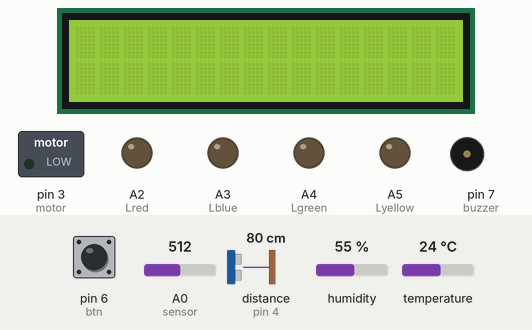
The sketch below on a simulated Arduino Uno, built with avr-gcc and run on an emulated ATmega328P. On the bench: 16×2 character LCD, switched loads named in the sketch (green lamp = pin HIGH), output pins drawn as LEDs (lit = HIGH), buzzer (waves = sounding). The inputs (shaded band) are chosen by the test bench; at power-on: pin 6 (btn) HIGH, distance to the obstacle (sensor on pin 4) 80 cm, temperature 24 °C, A0 (sensor) = 512, humidity 55 %. The echo pulse lasts 58.3 µs per cm; pins used as bus, display or sensor lines are not drawn.

Above: at 1.2 s.
1.3 s: pin 6 (btn) pulled LOW for 0.6 s
At 3.0 s:
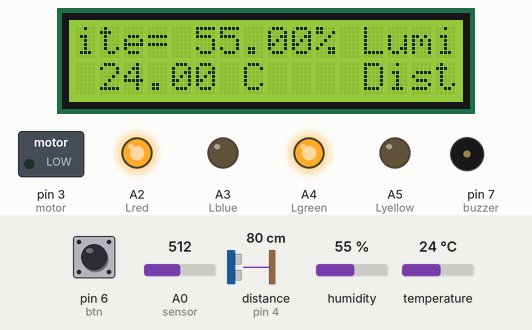
4.9 s: distance to the obstacle (sensor on pin 4) set to 12 cm
At 6.6 s:
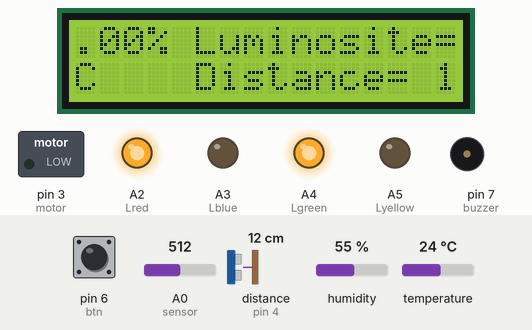
7.9 s: distance to the obstacle (sensor on pin 4) set to 9 cm
At 8.7 s:
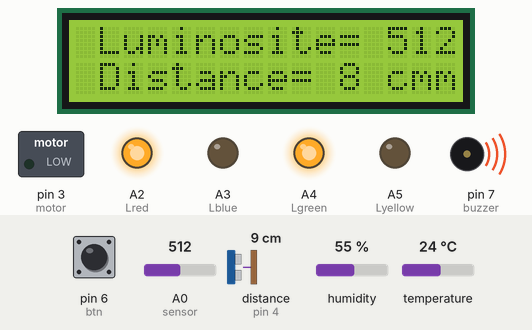
10.8 s: temperature set to 21 °C
13.8 s: temperature set to 18 °C
At 15.2 s:
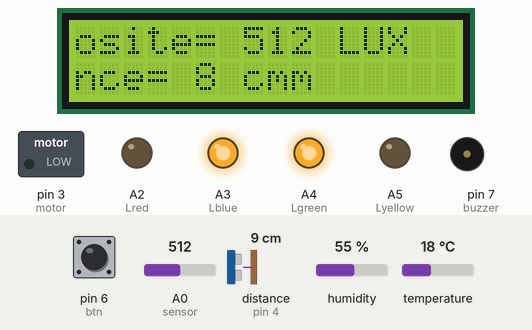
16.8 s: A0 (sensor) set to 108
At 17.9 s:
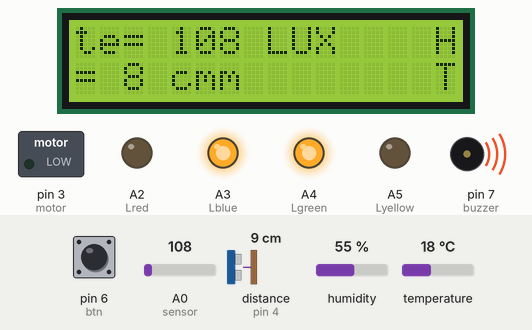
19.0 s: A0 (sensor) set to 91
At 19.9 s:
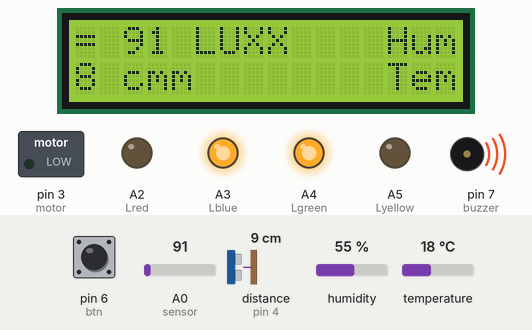
Timing chart, 0 to 23.0 s (numbered marks = the images above; inputs shaded):
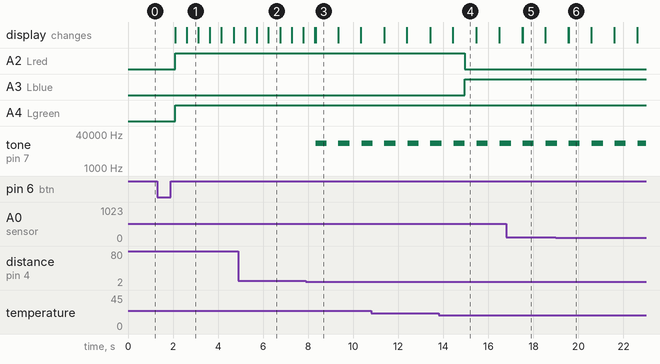

Measured:
- the behaviour switches between 11 and 10 cm on distance to the obstacle (sensor on pin 4) (found by bisection; images 2 and 3)
- the behaviour switches between 20 and 19 °C on temperature (found by bisection; images 3 and 4)
- the behaviour switches between 100 and 99 on A0 (sensor) (found by bisection; images 5 and 6)
- after the input at 1.3 s, A2 (Lred), A4 (Lgreen): LOW → HIGH after 0.80 s; the display: first changes after 0.80 s (image 1 shows a later state)
- after the input at 7.9 s, tone on pin 7 (buzzer): alternates 15000 Hz for 0.50 s and silent for 0.52 s, starting after 0.43 s; the display: first differs from a run without the input after 0.43 s (image 3)
- after the input at 13.8 s, A2 (Lred): HIGH → LOW after 1.2 s; A3 (Lblue): LOW → HIGH after 1.2 s
- after the input at 19.0 s, the display: first differs from a run without the input after 0.56 s (image 6)

The sketch:

dashboard.ino
```cpp
#include <DHT.h>
#include <LiquidCrystal.h>
LiquidCrystal lcd = LiquidCrystal(8, 9, 10, 11, 12, 13);

#define B 3950
#define RESISTOR 200000
#define THERMISTOR 100000
#define NOMINAL 25
#define sensor A0
#define DHTPIN 2
#define DHTTYPE DHT11

DHT dht(DHTPIN, DHTTYPE);

const int LDR_PIN = A0;
const int TRIG_PIN = 5;
const int ECHO_PIN = 4;
const int Lred = A2;
const int Lblue = A3;
const int Lgreen = A4;
const int Lyellow = A5;
const int btn = 6;
const int motor = 3;
const int buzzer = 7;
bool is_press = false;
bool live = false;

void setup() {
Serial.begin(9600);
dht.begin();
lcd.begin(16, 2);
pinMode(Lred, OUTPUT);
pinMode(Lblue, OUTPUT);
pinMode(Lgreen, OUTPUT);
pinMode(Lyellow, OUTPUT);
pinMode(TRIG_PIN, OUTPUT);
pinMode(ECHO_PIN, INPUT);
pinMode(motor, OUTPUT);
pinMode(sensor, INPUT);
pinMode(btn, INPUT);
pinMode(buzzer, OUTPUT);
analogWrite(motor,0);
}

void loop() {
int state = digitalRead(btn);
if (state == 0){
  is_press = true;
}
if (state == 1 && is_press){
  is_press = false;
  if (live){
    live = false;
    off();
  } else{
    live = true;
  }
}
if (live){
  int t = analogRead(sensor);
  // Température Humiditée
  float humidity = dht.readHumidity();
  float temperature = dht.readTemperature();
  lcd.setCursor(0, 0);
  lcd.print("Humidite= ");
  lcd.print(humidity); lcd.print("%");
  lcd.setCursor(0, 1);
  lcd.print("Temp= "); lcd.print(temperature); lcd.print(" C");
  // Luminosité
  int valeur_LDR = analogRead(LDR_PIN);
  lcd.setCursor(17, 0);
  lcd.print("Luminosite= ");
  lcd.print(valeur_LDR); lcd.print(" LUX");
  // Distance
  digitalWrite(TRIG_PIN, LOW);
  delayMicroseconds(2);
  digitalWrite(TRIG_PIN, HIGH);
  delayMicroseconds(10);
  digitalWrite(TRIG_PIN, LOW);

  long duration = pulseIn(ECHO_PIN, HIGH);
  int distance = duration * 0.034 / 2;
  lcd.setCursor(17, 1);
  lcd.print("Distance= "); lcd.print(distance); lcd.print(" cm");
  if (distance < 10){
    tone(buzzer, 15000);
    delay(500);
    noTone(buzzer);
  }
  if (humidity> 30){
    digitalWrite(Lgreen, 255);
    digitalWrite(Lyellow, 0);
  }else{
    digitalWrite(Lgreen, 0);
    digitalWrite(Lyellow, 255);
  }
  if (temperature >26){
    digitalWrite(Lred, 0);
    digitalWrite(Lblue, 0);
    analogWrite(motor, 180);
  }
  if (temperature >= 19 && temperature <= 25){
    digitalWrite(Lblue, 0);
    digitalWrite(Lred, 255);
    analogWrite(motor, 0);
  }
  if (temperature <= 19){
    digitalWrite(Lblue, 255);
    digitalWrite(Lred, 0);
    analogWrite(motor, 0);
    }
  }
  delay(500);
  lcd.scrollDisplayLeft();
}

void off(){
  digitalWrite(Lred, 0);
  digitalWrite(Lblue, 0);
  digitalWrite(Lyellow, 0);
  digitalWrite(Lgreen, 0);
  analogWrite(motor, 0);
}
```
